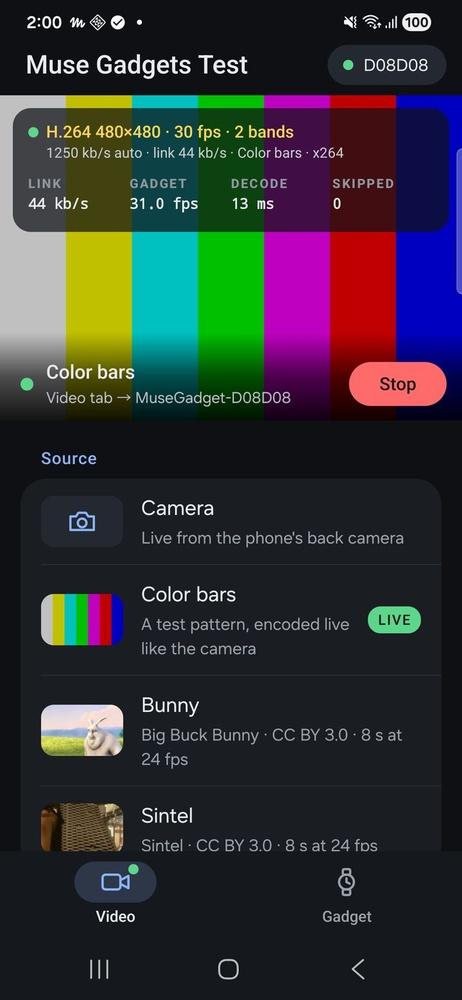
#> input picture muse-gadget-sdk/.github/images/musegadgetstest/android.jpg, 462 x 1000 px, shrunk from 720 x 1560 before the run
$ python encode.py ../../muse-gadget-sdk/.github/images/musegadgetstest/android.jpg ../../muse-gadget-sdk/.github/images/musegadgetstest/ios.jpg 1.0 5
#> lines starting #> are read from the running program, lines starting #| are printed output that depends on the picture
"""Join the rendered turn into the README's animated WebP (transparent, looping).

    python3 encode.py <frames dir> <out.webp> [fps] [quality]
    python3 encode.py <still.png> <out.png>

The shadow pass leaves a faint veil (a few % alpha) over the whole invisible floor; lossy alpha
turns it into a grey band and steps. So the shadow's pixels (pure black, not fully opaque) lose
that veil and their noise, and the alpha is stored losslessly in fine steps of 4/255, too fine to
see but enough to keep the turn under 8 MB.
"""
import os, sys
import numpy as np
from PIL import Image, ImageFilter

src, out = sys.argv[1], sys.argv[2]
fps = float(sys.argv[3]) if len(sys.argv) > 3 else 20
quality = int(sys.argv[4]) if len(sys.argv) > 4 else 80
VEIL, STEP = 12, 4


def fade(h, w):
    """1 under the device, easing to 0 well inside the frame, so the floor never shows its edge."""
    y, x = np.mgrid[0:h, 0:w] / np.float32(w)
    r = np.sqrt(((x - 0.5) / 0.43) ** 2 + ((y - 0.83) / 0.17) ** 2)
    t = np.clip((1.0 - r) / 0.6, 0, 1)
    return t * t * (3 - 2 * t)


def load(path):
    a = np.asarray(Image.open(path).convert('RGBA')).astype(np.float32)
    shadow = (a[..., :3].max(-1) < 4) & (a[..., 3] < 250)
#> shadow: shape (1000, 462) bool; every value is 0
    al = a[..., 3]
#> al: shape (1000, 462) float32; every value is 255
    soft = np.clip((al - VEIL) * 255 / (255 - VEIL), 0, 255) * fade(*al.shape)
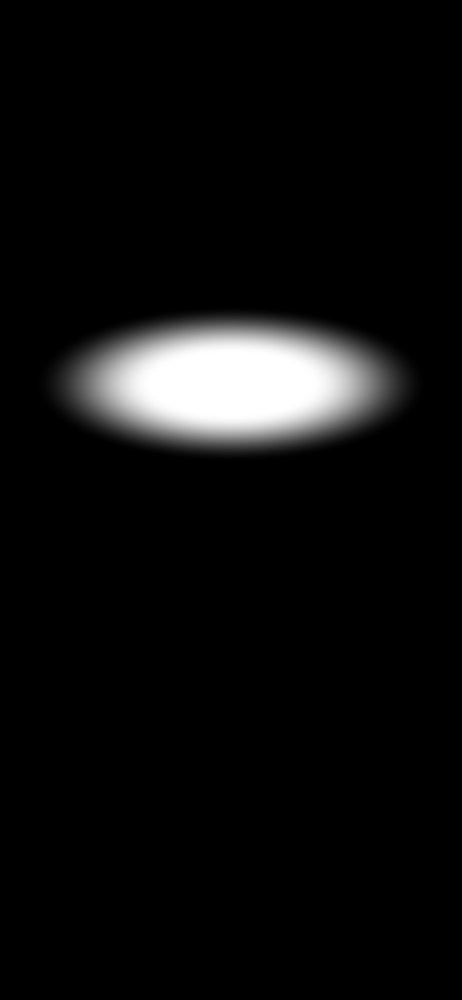
#> soft: shape (1000, 462) float64; min 0, max 255, mean 13.7
    # the shadow pass's sample noise flickers frame to frame and costs bytes; blur it away
    soft = np.asarray(Image.fromarray(soft.astype(np.uint8)).filter(ImageFilter.GaussianBlur(4)), np.float32)
    al[shadow] = np.round(soft[shadow] / STEP) * STEP
    a[al < 1] = 0
    return Image.fromarray(np.round(a).astype(np.uint8))


if os.path.isfile(src):                 # a single still: same clean-up, saved as PNG
    load(src).save(out, optimize=True)
    print(f'{out}: {os.path.getsize(out) / 1e6:.2f} MB')
    sys.exit()
#> (the program exits here)
